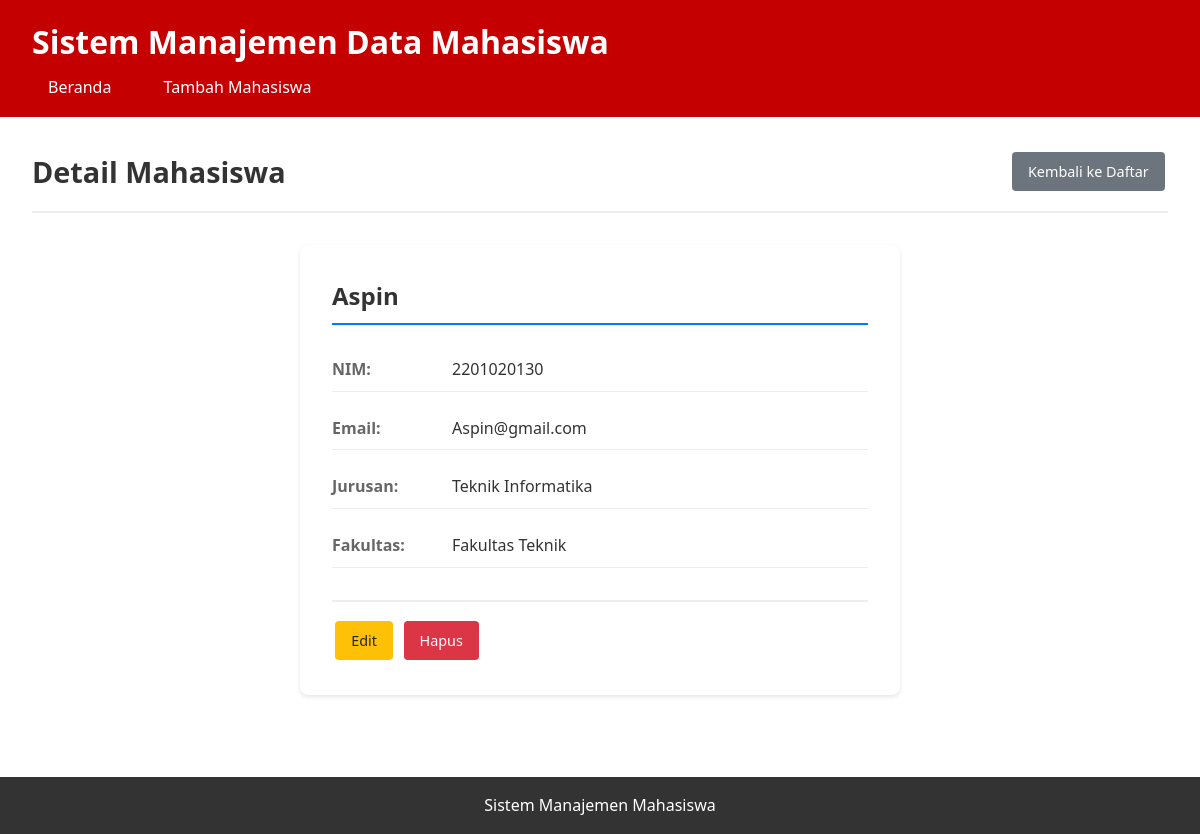
Page /index.php?action=show&id=10 on the committed database.
### tables this page shows
CREATE TABLE IF NOT EXISTS `mahasiswa` (
  `id` int NOT NULL AUTO_INCREMENT,
  `nim` varchar(20) NOT NULL,
  `nama` varchar(100) NOT NULL,
  `email` varchar(100) NOT NULL,
  `jurusan` varchar(50) NOT NULL,
  `fakultas` varchar(50) NOT NULL,
  `created_at` timestamp NULL DEFAULT CURRENT_TIMESTAMP,
  `updated_at` timestamp NULL DEFAULT CURRENT_TIMESTAMP ON UPDATE CURRENT_TIMESTAMP,
  PRIMARY KEY (`id`),
  UNIQUE KEY `nim` (`nim`),
  UNIQUE KEY `email` (`email`)
);

### controllers/MahasiswaController.php (called while the page is built, shortened)
<?php
class MahasiswaController {
    private $mahasiswa;
    public function __construct() {
        $database = new Database();
        $this->db = $database->getConnection();
        $this->mahasiswa = new Mahasiswa($this->db);
    }
    public function show($id) {
        $this->mahasiswa->id = $id;
        $this->mahasiswa->readOne();
        include 'views/mahasiswa/show.php';
    }
}
?>

### config.php (called while the page is built, shortened)
<?php
class Database {
    private $host = DB_HOST;
    private $db_name = DB_NAME;
    private $username = DB_USER;
    private $password = DB_PASS;
    public function getConnection() {
        $this->conn = null;
        try {
            $this->conn = new PDO("mysql:host=" . $this->host . ";dbname=" . $this->db_name, $this->username, $this->password);
            $this->conn->setAttribute(PDO::ATTR_ERRMODE, PDO::ERRMODE_EXCEPTION);
        } catch(PDOException $exception) {
            echo "Connection error: " . $exception->getMessage();
        }
        return $this->conn;
    }
}
?>

### models/Mahasiswa.php (called while the page is built, shortened)
<?php
class Mahasiswa {
    private $conn;
    private $table_name = "mahasiswa";
    public $id;
    public function __construct($db) {
        $this->conn = $db;
    }
    public function readOne() {
        $query = "SELECT * FROM " . $this->table_name . " WHERE id = ? LIMIT 0,1";
        $stmt = $this->conn->prepare($query);
        $stmt->bindParam(1, $this->id);
        $stmt->execute();
        $row = $stmt->fetch(PDO::FETCH_ASSOC);
        if($row) {
            $this->nim = $row['nim'];
            $this->nama = $row['nama'];
            $this->email = $row['email'];
            $this->jurusan = $row['jurusan'];
            $this->fakultas = $row['fakultas'];
            return true;
        }
        return false;
    }
}
?>

### views/mahasiswa/show.php (the view)
<?php include 'views/layout/header.php'; ?>
<div class="page-header">
    <h2>Detail Mahasiswa</h2>
    <a href="index.php" class="btn btn-secondary">Kembali ke Daftar</a>
</div>
<div class="detail-container">
    <div class="detail-card">
        <h3><?php echo htmlspecialchars($this->mahasiswa->nama); ?></h3>
        <div class="detail-row">
            <label>NIM:</label>
            <span><?php echo htmlspecialchars($this->mahasiswa->nim); ?></span>
        </div>
        <div class="detail-row">
            <label>Email:</label>
            <span><?php echo htmlspecialchars($this->mahasiswa->email); ?></span>
        </div>
        <div class="detail-row">
            <label>Jurusan:</label>
            <span><?php echo htmlspecialchars($this->mahasiswa->jurusan); ?></span>
        </div>
        <div class="detail-row">
            <label>Fakultas:</label>
            <span><?php echo htmlspecialchars($this->mahasiswa->fakultas); ?></span>
        </div>
        <div class="detail-actions">
            <a href="index.php?action=edit&id=<?php echo $this->mahasiswa->id; ?>" class="btn btn-warning">Edit</a>
            <a href="index.php?action=delete&id=<?php echo $this->mahasiswa->id; ?>"
               class="btn btn-danger"
               onclick="return confirm('Apakah Anda yakin ingin menghapus data ini?')">Hapus</a>
        </div>
    </div>
</div>
<?php include 'views/layout/footer.php'; ?>

### assets/style.css (style rules this page uses)
* { margin: 0; padding: 0; box-sizing: border-box; }
body { font-family: "Segoe UI", Tahoma, Geneva, Verdana, sans-serif; line-height: 1.6; color: #333; background-color: #f4f4f4; }
.page-header { display: flex; justify-content: space-between; align-items: center; margin-bottom: 2rem; padding-bottom: 1rem; border-bottom: 2px solid #eee; }
.page-header h2 { color: #333; font-size: 1.8rem; }
.btn { display: inline-block; padding: 0.5rem 1rem; text-decoration: none; border-radius: 4px; border: none; cursor: pointer; font-size: 0.9rem; transition: all 0.3s; margin: 0.2rem; }
.btn-secondary { background-color: #6c757d; color: white; }
.btn-warning { background-color: #ffc107; color: #212529; }
.btn-danger { background-color: #dc3545; color: white; }
.detail-container { max-width: 600px; margin: 0 auto; }
.detail-card { background-color: white; padding: 2rem; border-radius: 8px; box-shadow: 0 2px 4px rgba(0, 0, 0, 0.1); }
.detail-card h3 { color: #333; margin-bottom: 1.5rem; font-size: 1.5rem; border-bottom: 2px solid #007bff; padding-bottom: 0.5rem; }
.detail-row { display: flex; margin-bottom: 1rem; padding: 0.5rem 0; border-bottom: 1px solid #eee; }
.detail-row label { font-weight: 600; width: 120px; color: #666; }
.detail-row span { flex: 1; color: #333; }
.detail-actions { margin-top: 2rem; padding-top: 1rem; border-top: 2px solid #eee; }

### rows in the picture
mahasiswa: nama "Aspin", nim "2201020130", email "Aspin@gmail.com", jurusan "Teknik Informatika", fakultas "Fakultas Teknik"
